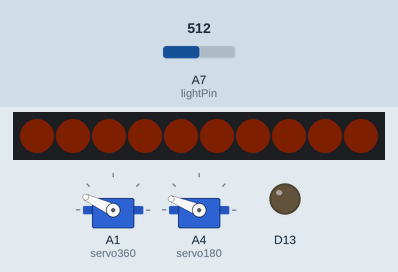
Recording of a sketch running on a simulated Adafruit Circuit Playground Express. On the bench: 10 RGB LEDs in strip order, left to right, 2 × servo, output pins drawn as LEDs (lit = HIGH). Inputs (shaded band) come from the test bench; at power-on: A7 (lightPin) = 512. Dim RGB values are drawn brighter than linear.

Above: at 1.2 s.
1.3 s: A7 (lightPin) set to 900
3.3 s: A7 (lightPin) set to 790
At 3.9 s:
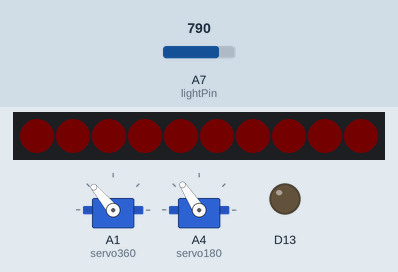
5.0 s: A7 (lightPin) set to 810
At 5.07 s:
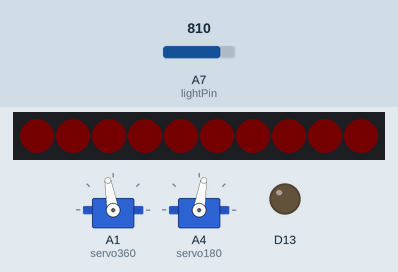
7.2 s: A7 (lightPin) set to 716
9.0 s: A7 (lightPin) set to 511
At 10.0 s:
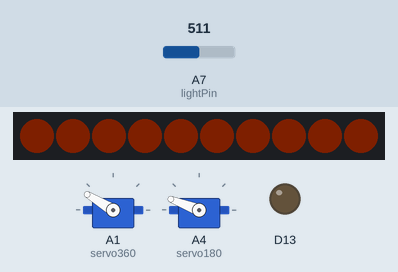
Timing chart, 0 to 13.7 s (numbered marks = the images above; inputs shaded):
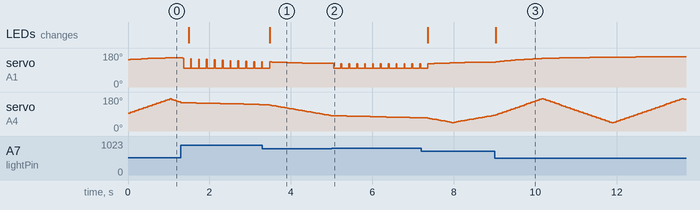

Measured:
- after the input at 3.3 s, the LEDs: change after 0.18 s (image 1)
- after the input at 9.0 s, the LEDs: change at once (image 3)

The sketch:

BizarreAdventure.ino
```cpp
#include <Servo.h>
#include <Adafruit_CircuitPlayground.h>

Servo servo360;   // TF90R
Servo servo180;   // SG90

int lightPin = A7;
int lightValue = 0;

// --- SG90 ---
int angle = 90;
int minAngle = 45;
int maxAngle = 170;
int direction = 1;

// --- LIGHT ---
int pixelOffset = 0;

void setup() {
  CircuitPlayground.begin();

  servo360.attach(A1);
  servo180.attach(A4);

  servo360.write(100); // your stop center
  servo180.write(angle);
}

void loop() {

  lightValue = analogRead(lightPin);

  // 🔁 activity for SG90 + lights (dark = active)
  int activity = map(lightValue, 552, 925, 100, 0);
  activity = constrain(activity, 0, 100);


  // 360 SERVO CONTROL

  // 360 SERVO (ultra slow using pulse control)

  int targetSpeed = map(lightValue, 552, 925, 160, 101);
  targetSpeed = constrain(targetSpeed, 101, 160);

  // smoothing
  static float currentSpeed = 145;
  currentSpeed += (targetSpeed - currentSpeed) * 0.05;

  // pulse control (THIS is the key)
  if (lightValue > 800) {
  // very bright → move briefly then stop
  servo360.write((int)currentSpeed);
  delay(20);
  servo360.write(100);   // stop
  delay(120);            // pause → slower effect
  }
  else {
  // darker → normal movement
  servo360.write((int)currentSpeed);
  }


  // 180 SERVO CONTROL

  int stepSize = map(activity, 0, 100, 1, 4);

  angle += direction * stepSize;

  if (angle >= maxAngle || angle <= minAngle) {
    direction *= -1;
  }

  servo180.write(angle);


  // LIGHT SHOW

  int brightness = map(activity, 0, 100, 5, 50);
  brightness = constrain(brightness, 5, 50);

  for (int i = 0; i < 10; i++) {
    int pos = (i + pixelOffset) % 10;

    int r = brightness;
    int g = brightness * 0.4;
    int b = brightness * 0.1;

    CircuitPlayground.setPixelColor(pos, r, g, b);
  }

  pixelOffset++;

  delay(50);
}
```
